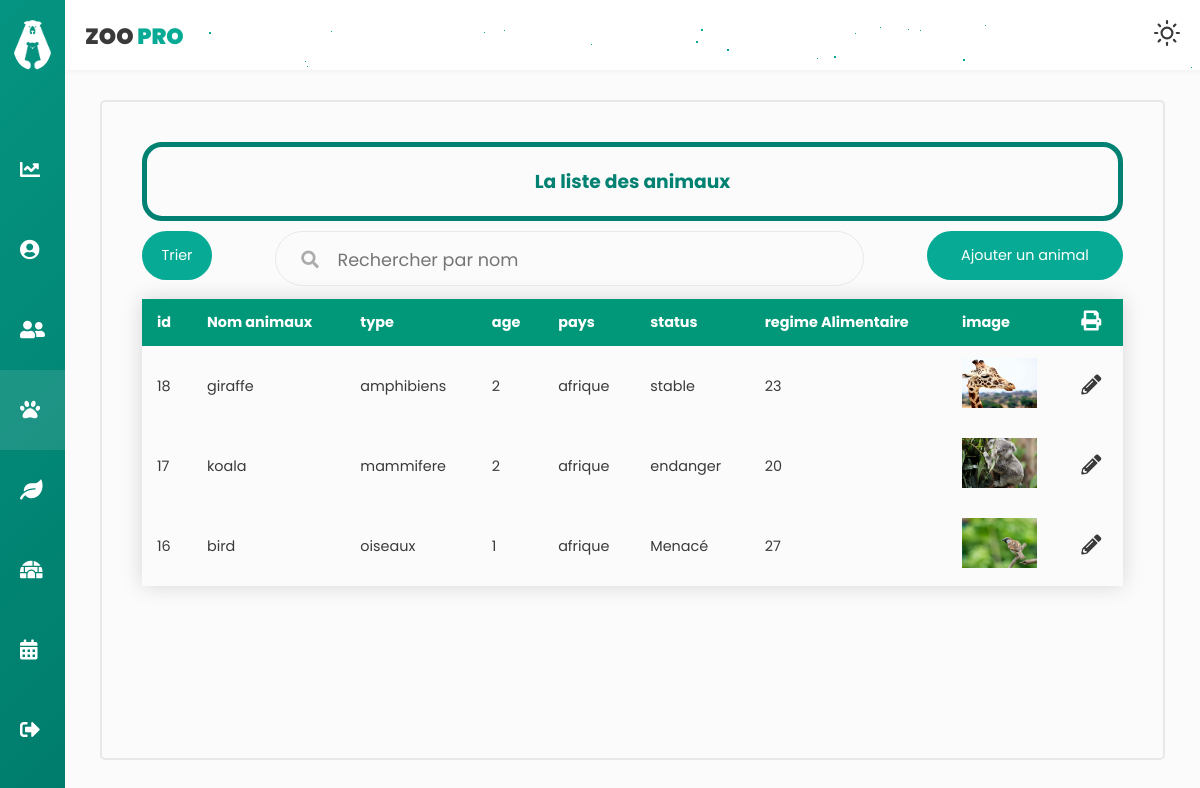
The app's page /animauxC/trierParID (signed in) with its own data.
### tables this page shows
CREATE TABLE `animaux` (
  `id` int(11) NOT NULL,
  `nomAnimal` varchar(50) NOT NULL,
  `type` varchar(50) NOT NULL,
  `age` int(10) NOT NULL,
  `pays` varchar(50) NOT NULL,
  `status` varchar(70) NOT NULL,
  `regimeAlimentaire` int(20) NOT NULL,
  `image` varchar(255) NOT NULL,
  `updated_by` int(11) DEFAULT NULL,
  `id_enclos` int(11) DEFAULT NULL
);

### app/libraries/Core.php (called while the page is built, shortened)
<?php
  class Core {
    protected $currentMethod = 'index';
    public function __construct(){
      $url = $this->getUrl();
      if(isset($url[0])){
      if(file_exists('../app/controllers/' . ucwords($url[0]). '.php')){
        unset($url[0]);
      }
    }
      $this->currentController = new $this->currentController;
      if(isset($url[1])){
        if(method_exists($this->currentController, $url[1])){
          $this->currentMethod = $url[1];
          unset($url[1]);
        }
      }
      $this->params = $url ? array_values($url) : [];
      call_user_func_array([$this->currentController, $this->currentMethod], $this->params);
    }
    public function getUrl(){
      if(isset($_GET['url'])){
        $url = rtrim($_GET['url'], '/');
        $url = filter_var($url, FILTER_SANITIZE_URL);
        $url = explode('/', $url);
        return $url;
      }
    }
  }

### app/require.php (called while the page is built, shortened)
<?php
    require_once 'libraries/Core.php';
    require_once 'libraries/Controller.php';
    require_once 'libraries/Database.php';
    $init = new Core();

### public/index.php (called while the page is built)
<?php
    require_once '../app/require.php';

### app/libraries/Database.php (called while the page is built, shortened)
<?php
    class Database {
        private $dbHost = DB_HOST;
        private $dbUser = DB_USER;
        private $dbPass = DB_PASS;
        private $dbName = DB_NAME;
        private $statement;
        private $dbHandler;
        public function __construct() {
            $conn = 'mysql:host=' . $this->dbHost . ';dbname=' . $this->dbName;
            $options = array(
                PDO::ATTR_PERSISTENT => true,
                PDO::ATTR_ERRMODE => PDO::ERRMODE_EXCEPTION
            );
            try {
                $this->dbHandler = new PDO($conn, $this->dbUser, $this->dbPass, $options);
            } catch (PDOException $e) {
                $this->error = $e->getMessage();
                echo $this->error;
            }
        }
        public function query($sql) {
            $this->statement = $this->dbHandler->prepare($sql);
        }
        public function execute() {
            return $this->statement->execute();
        }
        public function resultSet() {
            $this->execute();
            return $this->statement->fetchAll();
        }
    }

### app/models/animauxM.php (called while the page is built, shortened)
<?php
class animauxM
{
    private $db;
    public function __construct()
    {
        $this->db = new Database;
    }
    public function triID()
    {
        $this->db->query('SELECT * FROM `animaux` ORDER BY id DESC ');
        return $this->db->resultSet();
    }
}

### app/controllers/animauxC.php (the view, shortened to what this page needs)
<?php
class animauxC extends Controller
{
    public function __construct()
    {
        $this->animauxModel = $this->model('animauxM');
    }
    public function trierParID()
    {
        $tab = $this->animauxModel->triID();
        $data = [
            'tab' => ''
        ];
        foreach ($tab as $key => $value) {
            $data['tab'] .= '<tr class="tblRows" data=' . $value[0] . "-" . $value[1] . "-" . $value[2] . "-" . $value[3] . "-" . $value[4] . "-" . $value[5] . "-" . $value[6] . "-" . $value[7] . '>
            <td>' . $value[0] . '</td>
            <td data-label="Nom">' . $value[1] . '</td>
            <td>' . $value[2] . '</td>
            <td>' . $value[3] . '</td>
            <td>' . $value[4] . '</td>
            <td>' . $value[5] . '</td>
            <td>' . $value[6] . '</td>
            <td> <img src="../public/img/' . $value[7] . '" width = "75" height = "50"/></td>
            <td> <i class="fas fa-pencil-alt updateButton" onclick="openFormModifier()">
        </tr>';
        }
    }
}

### public/css/animaux.css (style rules this page uses)
.styled-table th, .styled-table td { padding: 12px 15px; }
.updateButton { cursor: pointer; font-size: 20px; font-weight: bold; }

### records on screen
animaux: id "18", nomAnimal "giraffe", type "amphibiens", age "2", pays "afrique", status "stable", regimeAlimentaire "23", image (picture)
animaux: id "17", nomAnimal "koala", type "mammifere", age "2", pays "afrique", status "endanger", regimeAlimentaire "20", image (picture)
animaux: id "16", nomAnimal "bird", type "oiseaux", age "1", pays "afrique", status "Menacé", regimeAlimentaire "27", image (picture)
